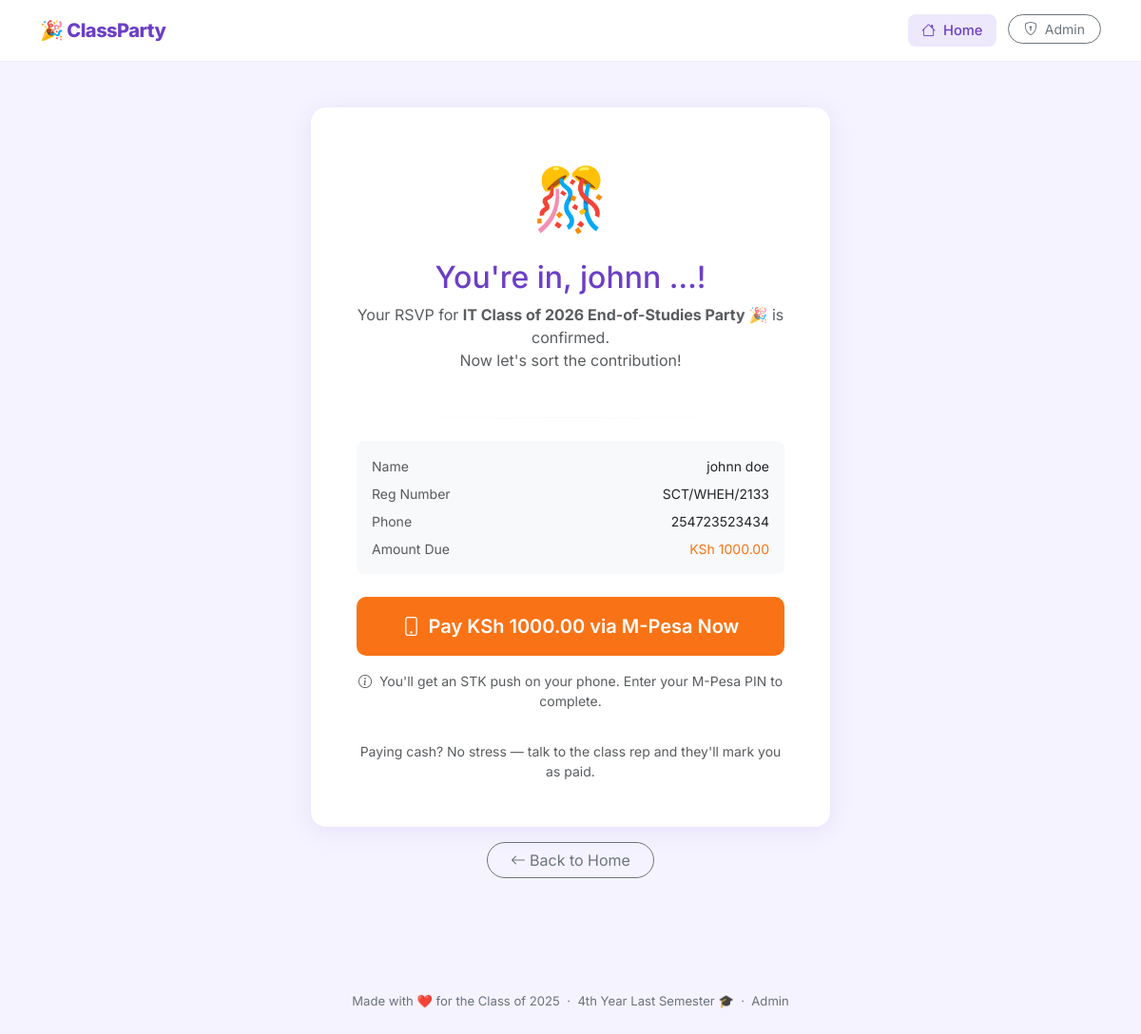
The app's page /rsvp/success/1/ with its own data.
### rsvp/models.py (models this page shows, shortened)
class RSVPEntry(models.Model):
    event = models.ForeignKey(Event, on_delete=models.CASCADE, related_name='rsvp_entries')
    full_name = models.CharField(max_length=200)
    registration_number = models.CharField(max_length=50, unique=True)
    phone_number = models.CharField(max_length=15)
    is_attending = models.BooleanField(default=True)
    created_at = models.DateTimeField(auto_now_add=True)
    updated_at = models.DateTimeField(auto_now=True)
    class Meta:
        ordering = ['-created_at']
        verbose_name = 'RSVP Entry'
        verbose_name_plural = 'RSVP Entries'
        unique_together = ('event', 'registration_number')
    @property
    def has_paid(self):
        return self.payments.filter(status='completed').exists()

### events/models.py (models this page shows, shortened)
class Event(models.Model):
    name = models.CharField(max_length=200)
    description = models.TextField(blank=True)
    date = models.DateTimeField()
    venue = models.CharField(max_length=300)
    contribution_amount = models.DecimalField(max_digits=10, decimal_places=2)
    rsvp_deadline = models.DateTimeField()
    mpesa_paybill = models.CharField(max_length=20, blank=True)
    mpesa_account = models.CharField(max_length=50, blank=True)
    is_active = models.BooleanField(default=True)
    created_at = models.DateTimeField(auto_now_add=True)
    updated_at = models.DateTimeField(auto_now=True)
    class Meta:
        ordering = ['-created_at']
        verbose_name = 'Event'
        verbose_name_plural = 'Events'

### rsvp/views.py (the view)
# urls.py: path('success/<int:pk>/', views.rsvp_success, name='success'),
def rsvp_success(request, pk):
    rsvp = get_object_or_404(RSVPEntry, pk=pk)
    return render(request, 'rsvp/success.html', {'rsvp': rsvp, 'event': rsvp.event})

### templates/rsvp/success.html (shortened to what this page needs)
{% extends 'base.html' %}
{% block content %}
<div class="container py-5">
  <div class="row justify-content-center">
    <div class="col-lg-6 col-md-8 text-center">
      <div class="card p-5">
        <div style="font-size:4rem; margin-bottom:1rem;">🎊</div>
        <h2 class="fw-800 mb-2" style="color: var(--primary);">You're in, {{ rsvp.full_name|truncatewords:1 }}!</h2>
        <p class="text-muted mb-4">Your RSVP for <strong>{{ event.name }}</strong> is confirmed.<br>Now let's sort the contribution!</p>
        <hr class="divider">
        <div class="mb-4 text-start bg-light rounded-3 p-3">
          <div class="d-flex justify-content-between mb-2">
            <span class="text-muted small">Name</span>
            <span class="fw-600 small">{{ rsvp.full_name }}</span>
          </div>
          <div class="d-flex justify-content-between mb-2">
            <span class="text-muted small">Reg Number</span>
            <span class="fw-600 small">{{ rsvp.registration_number }}</span>
          </div>
          <div class="d-flex justify-content-between mb-2">
            <span class="text-muted small">Phone</span>
            <span class="fw-600 small">{{ rsvp.phone_number }}</span>
          </div>
          <div class="d-flex justify-content-between">
            <span class="text-muted small">Amount Due</span>
            <span class="fw-700 small" style="color:var(--accent);">KSh {{ event.contribution_amount }}</span>
          </div>
        </div>
        {% if rsvp.has_paid %}
        <div class="alert alert-success d-flex align-items-center gap-2 mb-4">
          <i class="bi bi-check-circle-fill fs-5"></i>
          <span>Contribution paid! You're fully set. See you there! 🔥</span>
        </div>
        {% else %}
        <div class="mb-3">
          <a href="{% url 'payments:mpesa_pay' rsvp.pk %}"
             class="btn btn-accent btn-lg w-100 py-3 fw-700 mb-3">
            <i class="bi bi-phone me-2"></i>Pay KSh {{ event.contribution_amount }} via M-Pesa Now
          </a>
          <p class="text-muted small">
            <i class="bi bi-info-circle me-1"></i>
            You'll get an STK push on your phone. Enter your M-Pesa PIN to complete.
          </p>
        </div>
        <div class="text-muted small">
          Paying cash? No stress — talk to the class rep and they'll mark you as paid.
        </div>
        {% endif %}
      </div>
      <a href="{% url 'rsvp:home' %}" class="btn btn-outline-secondary mt-3 rounded-pill px-4">
        <i class="bi bi-arrow-left me-1"></i>Back to Home
      </a>
    </div>
  </div>
</div>
{% endblock %}

### templates/base.html (style rules this page uses)
:root { --primary: #6c3fc5; --primary-dark: #5530a0; --primary-light: #ede8fb; --accent: #f97316; --accent-light: #fff3e8; --success: #22c55e; --success-light: #dcfce7; --danger: #ef4444; --dark: #0f0f1a; --card-bg: #ffffff; --body-bg: #f5f3ff; --text-muted-custom: #6b7280; --border-radius: 16px; --border-radius-sm: 10px; --shadow: 0 4px 24px rgba(108,63,197,0.10); --shadow-hover: 0 8px 32px rgba(108,63,197,0.18); }
* { box-sizing: border-box; }
body { font-family: 'Inter', sans-serif; background: var(--body-bg); color: #1a1a2e; min-height: 100vh; }
.card { border: none; border-radius: var(--border-radius); box-shadow: var(--shadow); background: var(--card-bg); }
.btn-accent { background: var(--accent); color: #fff; border: none; border-radius: 10px; font-weight: 600; padding: 0.65rem 1.5rem; transition: all 0.2s; }
.divider { border: none; height: 1px; background: linear-gradient(90deg, transparent, #ede8fb, transparent); margin: 1.5rem 0; }

### records on screen
RSVPEntry: full_name "johnn …", full_name "johnn doe", registration_number "SCT/WHEH/2133", phone_number "254723523434"
Event: name "IT Class of 2026 End-of-Studies Party 🎉", contribution_amount "1000.00"
